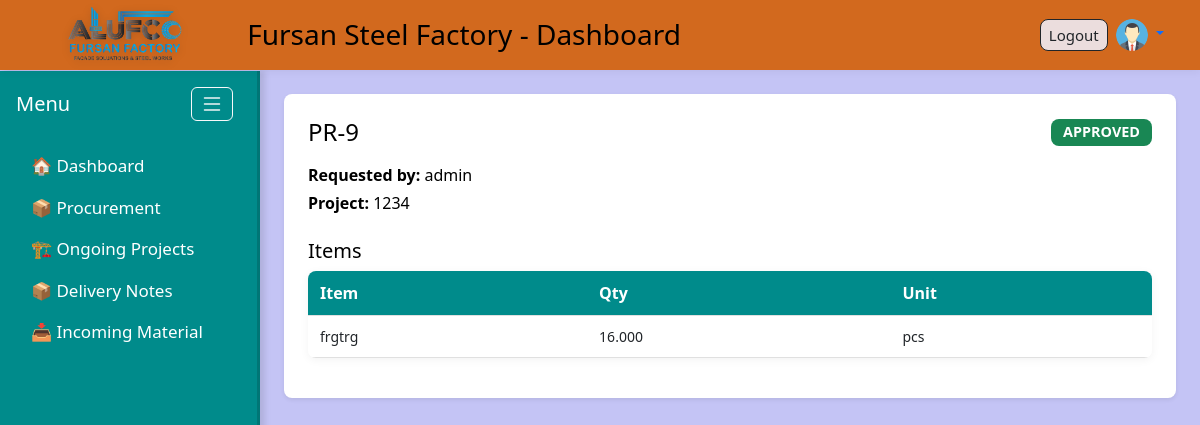
/procurement/purchase-requests/9/ (signed in), run on the app's committed database.
### accounts/models.py (models this page shows, shortened)
class Profile(models.Model):
    user = models.OneToOneField(User, on_delete=models.CASCADE)
    avatar = models.ImageField(upload_to='avatars/', default='avatars/default-avatar.png', blank=True, null=True)

### procurement/models.py (models this page shows, shortened)
class PurchaseRequest(models.Model):
    requested_by = models.ForeignKey(settings.AUTH_USER_MODEL, on_delete=models.CASCADE)
    approved_by = models.ForeignKey(
        settings.AUTH_USER_MODEL,
        on_delete=models.SET_NULL,
        null=True, blank=True,
        related_name='approved_requests'
    )
    project = models.ForeignKey('ongoing_projects.OngoingProject', on_delete=models.SET_NULL, null=True, blank=True)
    request_date = models.DateField(auto_now_add=True)
    status = models.CharField(max_length=20, choices=PR_STATUS, default='pending')
    notes = models.TextField(blank=True, null=True)

class PurchaseRequestItem(models.Model):
    purchase_request = models.ForeignKey(PurchaseRequest, on_delete=models.CASCADE, related_name='items')
    item_name = models.CharField(max_length=255)
    sku = models.CharField(max_length=100, blank=True, null=True)
    quantity = models.DecimalField(max_digits=12, decimal_places=3, default=1)
    unit = models.CharField(max_length=30, default='pcs')
    date_needed = models.DateField(blank=True, null=True)
    notes = models.TextField(blank=True, null=True)

### ongoing_projects/models.py (models this page shows, shortened)
class OngoingProject(models.Model):
    code = models.CharField(max_length=50)
    po_number = models.CharField("Contract / P.O No", max_length=100)
    client = models.CharField(max_length=200)
    location = models.CharField(max_length=200)
    po_description = models.TextField()
    po_amount = models.DecimalField(max_digits=12, decimal_places=2)
    budgetary_cost = models.DecimalField(max_digits=12, decimal_places=2)
    expected_profit = models.DecimalField(max_digits=12, decimal_places=2)
    down_payment = models.CharField(max_length=100, blank=True, null=True)
    shop_drawing = models.CharField(max_length=100, blank=True, null=True)
    date = models.DateField(null=True, blank=True)
    status = models.CharField(max_length=20, choices=STATUS_CHOICES, default="In Progress")
    def __str__(self):
        return self.code

### procurement/views.py (the view)
# urls.py: path('purchase-requests/<int:pk>/', views.pr_detail, name='pr_detail'),
@login_required
def pr_detail(request, pk):
    pr = get_object_or_404(PurchaseRequest, pk=pk)
    return render(request, 'procurement/pr_detail.html', {'pr': pr})

### procurement/templates/procurement/pr_detail.html
{% extends 'base.html' %}
{% block content %}
<div class="pr-detail-card p-4 shadow-sm rounded-3 bg-white">
    <div class="d-flex justify-content-between align-items-center mb-3">
        <h4 class="pr-header-text m-0">PR-{{ pr.id }}</h4>
        <span class="badge pr-status {{ pr.status|lower }}">
            {{ pr.get_status_display }}
        </span>
    </div>
    <div class="mb-4">
        <p class="pr-header-text mb-1"><strong>Requested by:</strong> {{ pr.requested_by }}</p>
        <p class="pr-header-text mb-1"><strong>Project:</strong> {{ pr.project }}</p>
    </div>
    <h5 class="pr-header-text mb-2">Items</h5>
    <table class="table pr-items-table">
        <thead>
            <tr>
                <th>Item</th>
                <th>Qty</th>
                <th>Unit</th>
            </tr>
        </thead>
        <tbody>
            {% for it in pr.items.all %}
            <tr>
                <td>{{ it.item_name }}</td>
                <td>{{ it.quantity }}</td>
                <td>{{ it.unit }}</td>
            </tr>
            {% endfor %}
        </tbody>
    </table>
</div>
{% endblock %}

### templates/base.html (shortened to what this page needs)
{% load static %}
<!DOCTYPE html>
<html lang="en">
<head>
    <link rel="stylesheet" href="https://cdn.jsdelivr.net/npm/bootstrap@5.3.0/dist/css/bootstrap.min.css">
    <link href="https://cdn.jsdelivr.net/npm/bootstrap-icons@1.10.5/font/bootstrap-icons.css" rel="stylesheet">
    <link rel="stylesheet" href="{% static 'css/custom.css' %}">
</head>
<body>
<header class="custom-header px-4">
    <div class="container-fluid">
        <div class="d-flex justify-content-between align-items-center">
            <div class="d-flex align-items-center">
                <img src="{% static 'images/udadateone.png' %}" alt="Company Logo" class="logo-img">
                <h3 class="mb-0 ms-2">Fursan Steel Factory - Dashboard</h3>
            </div>
           {% if user.is_authenticated %}
            <div class="d-flex align-items-center gap-2 position-relative">
                <form method="post" action="{% url 'logout' %}" class="mb-0">
                    <button type="submit" class="btn btn-outline-dark btn-sm px-2 py-1">Logout</button>
                </form>
                <div class="dropdown">
                    <a href="#" class="d-block dropdown-toggle" id="userDropdown" data-bs-toggle="dropdown" aria-expanded="false">
                        {% if user.profile.avatar %}
                            <img
                                src="{{ user.profile.avatar.url }}"
                                alt="Avatar"
                                class="rounded-circle avatar-hover"
                                style="width:32px; height:32px; cursor:pointer;"
                                title="{{ user.get_full_name|default:user.username }}"
                            >
                        {% endif %}
                    </a>
                </div>
            </div>
            {% else %}
            <a href="{% url 'login' %}" class="btn btn-primary btn-sm">Login</a>
            {% endif %}
        </div>
    </div>
</header>
    <div class="d-flex">
       <nav id="sidebar" class="vh-100">
            <div class="d-flex justify-content-between align-items-center px-3 mb-4">
                <h5 class="text-white mb-0">Menu</h5>
                <button id="sidebarToggle" class="btn btn-outline-light" title="Toggle Menu">
                    <i class="bi bi-list fs-4"></i>
                </button>
            </div>
            <ul class="nav flex-column">
               <li class="nav-item">
                    <a class="nav-link text-white" href="{% url 'dashboard' %}" title="Dashboard">
                        🏠 <span class="label-text">Dashboard</span>
                    </a>
                </li>
                    <li class="nav-item">
                        <a class="nav-link text-white"
                           data-bs-toggle="collapse"
                           href="#procurementSubmenu"
                           role="button"
                           aria-expanded="false"
                           aria-controls="procurementSubmenu">
                            📦 Procurement
                        </a>
                    </li>
                <li class="nav-item">
                    <a class="nav-link text-white"
                        data-bs-toggle="collapse"
                        href="#ongoingSubmenu"
                        role="button"
                        aria-expanded="true"
                        aria-controls="ongoingSubmenu">
                        🏗 <span class="label-text">Ongoing Projects</span>
                    </a>
                </li>
                <li class="nav-item">
                    <a class="nav-link text-white"
                        data-bs-toggle="collapse"
                        href="#deliverySubmenu"
                        role="button"
                        aria-expanded="false"
                        aria-controls="deliverySubmenu">
                         📦 <span class="label-text">Delivery Notes</span>
                    </a>
                </li>
                <li class="nav-item">
                    <a class="nav-link text-white"
                        data-bs-toggle="collapse"
                        href="#incomingSubmenu"
                        role="button"
                        aria-expanded="false"
                        aria-controls="incomingSubmenu">
                        📥 <span class="label-text">Incoming Material</span>
                    </a>
                </li>
            </ul>
    </nav>
    <main class="flex-grow-1 p-4">
        {% block content %}
        {% endblock %}
    </main>
</div>
</body>
</html>

### static/css/custom.css (style rules this page uses)
body { background-color: #c4c4f5; color: #ffffff; padding-top: 70px; }
.custom-header { background-color: chocolate; color: #000; height: 70px; display: flex; align-items: center; position: fixed; top: 0; width: 100%; z-index: 1000; box-shadow: 0 2px 8px rgba(0,0,0,0.05); }
.dropdown > a { text-decoration: none !important; }
.logo-img { height: 100px !important; width: auto; margin-right: 10px; object-fit: contain; image-rendering: -webkit-optimize-contrast; image-rendering: crisp-edges; filter: drop-shadow(0 2px 4px rgba(0, 0, 0, 0.15)); border-radius: 6px; display: block; }
#sidebar { min-height: 100vh; position: fixed; top: 71px; left: 0; width: 260px; max-width: 260px; padding-top: 1rem; overflow-y: auto; background-color: darkcyan; box-shadow: 5px 0 6px rgba(0, 0, 0, 0.1); border-right: 3px solid rgba(0, 0, 0, 0.15); transition: width 0.3s ease; z-index: 100; }
main.flex-grow-1 { margin-left: 260px; padding: 1rem; transition: margin-left 0.3s ease; }
#sidebar .nav-link { color: #140909; margin-left: 15px; font-size: 17px; transition: all 0.2s ease; }
#sidebar ul.nav li.nav-item a { white-space: nowrap; }
#sidebar { transition: width 0.3s ease; }
#sidebar button#sidebarToggle { padding: 0.25rem 0.5rem; font-size: 1rem; line-height: 1; margin-right: 0.5rem; }
.custom-header .btn { font-weight: 500; border-radius: 8px; padding: 6px 14px; font-size: 15px; background-color: rgb(235, 221, 221); }
.d-flex { display: flex; gap: 12px; flex-wrap: wrap; }
td { vertical-align: middle; }
.table td, .table th { vertical-align: middle; font-size: 14px; }
.btn-sm { padding: 3px 8px; font-size: 13px; }
.pr-items-table th, .pr-items-table td { vertical-align: middle !important; text-align: center; }
.pr-detail-card { max-width: 1200px; margin: 0 auto; background-color: #fff; border-radius: 12px; box-shadow: 0 4px 20px rgba(0,0,0,0.1); }
.pr-header-text { color: #000 !important; }
.pr-status { font-size: 0.9rem; font-weight: 600; padding: 6px 12px; border-radius: 8px; text-transform: uppercase; display: inline-block; min-width: 80px; text-align: center; color: #fff; }
.pr-status.approved { background-color: #198754; }
.pr-items-table { width: 100%; border-collapse: collapse; border-radius: 8px; box-shadow: 0 2px 10px rgba(0,0,0,0.05); overflow: hidden; }
.pr-items-table th, .pr-items-table td { padding: 10px 12px; border-bottom: 1px solid #e0e0e0; text-align: left; vertical-align: middle; }
.pr-items-table thead th { background-color: darkcyan; color: #fff; font-size: 16px; font-weight: 600; text-align: left; }

### data on the page
PurchaseRequest: id "9", status "APPROVED", requested_by "admin", project "1234"
PurchaseRequestItem: item_name "frgtrg", quantity "16.000", unit "pcs"
